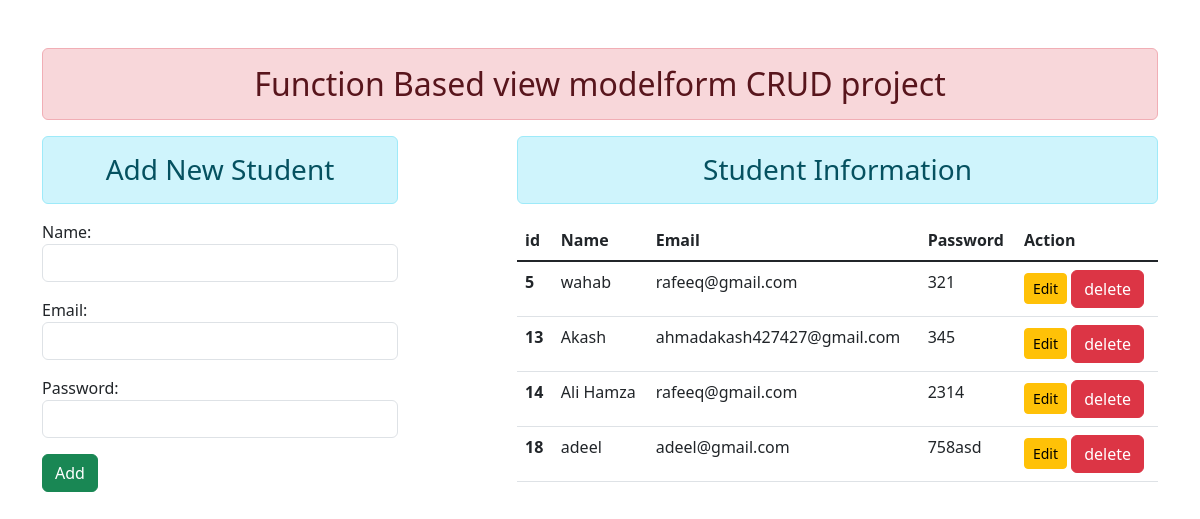
The page / on the database its author committed.
### enroll/models.py (models this page shows)
class User(models.Model):
    name = models.CharField(max_length=50)
    email = models.EmailField(max_length=50)
    password = models.CharField(max_length=100)

### enroll/views.py (the view)
# urls.py: path('',views.show_data,name='addstudent'),
def show_data(request):
    if request.method == 'POST':
        fm = StudentRegistration(request.POST)
        if fm.is_valid():
            fm.save()
            fm = StudentRegistration()
    else:
        fm = StudentRegistration()
    stud = User.objects.all()
    return render(request,'enroll/updatestudent.html',{'id':fm ,'data':stud})

### enroll/forms.py
class StudentRegistration(forms.ModelForm):
    class Meta:
        model = User
        fields=['name','email','password']
        widgets = {
            'name':forms.TextInput(attrs={'class':'form-control'}),
            'email':forms.TextInput(attrs={'class':'form-control'}),
            'password':forms.PasswordInput(render_value= True,attrs={'class':'form-control'})
        }

### enroll/templates/enroll/updatestudent.html (shortened to what this page needs)
{% extends 'enroll/base.html' %}
{% load static %}
{% block content %}
<div class="row">
    <div class="col-sm-4">
        <h3 class="text-center alert alert-info">Add New Student</h3>
        <form action="" method="POST">
        {{id.as_p}}
        <input type="submit" class="btn btn-success" value="Add">
        </form>
    </div>
    <div class="col-sm-7 offset-1">
        <h3 class="text-center alert alert-info">Student Information</h3>
        {% if data %}
        <table class="table table-hover">
            <thead>
                <tr>
                  <th scope="col">id</th>
                  <th scope="col">Name</th>
                  <th scope="col">Email</th>
                  <th scope="col">Password</th>
                  <th scope="col">Action</th>
                </tr>
              </thead>
              <tbody class="table-group-divider">
                {% for da in data %}
                <tr>
                  <th scope="row">{{da.id}}</th>
                  <td>{{da.name}}</td>
                  <td>{{da.email}}</td>
                  <td>{{da.password}}</td>
                  <td>
                    <a href="{% url 'updatedata' da.id %}" class="btn btn-warning btn-sm">Edit</a>
                    <form action="{% url 'deletedata' da.id %}" method="POST" class="d-inline"> {% csrf_token %}
                    <input type="submit" class="btn btn-danger" value="delete">
                    </form>
                  </td>
                </tr>
                {% endfor %}
              </tbody>
          </table>
        {% else %}
        <h3 class="text-center alert alert-info">Not data found </h3>
        {% endif %}
    </div>
</div>
{% endblock content %}

### enroll/templates/enroll/base.html (shortened to what this page needs)
<!DOCTYPE html>
{% load static %}
<html lang="en">
<head>
    <link rel="stylesheet" href="{% static 'css/bootstrap.min.css' %}">
</head>
<body>
    <div class="container mt-5">
        <h2 class=" text-center alert alert-danger "> Function Based view modelform CRUD project </h2>
        {% block content %}{% endblock content %}
    </div>
</body>
</html>

### rows shown on the page
User: id "5", name "wahab", email "rafeeq@gmail.com", password "321"
User: id "13", name "Akash", email "ahmadakash427427@gmail.com", password "345"
User: id "14", name "Ali Hamza", email "rafeeq@gmail.com", password "2314"
User: id "18", name "adeel", email "adeel@gmail.com", password "758asd"
